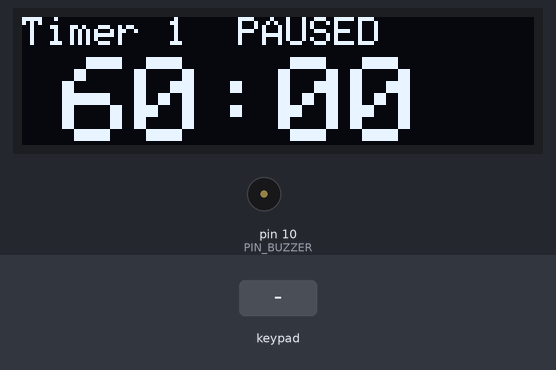
This sketch was run on a simulated Arduino Uno, built with avr-gcc and run on an emulated ATmega328P. Parts: 128×32 one-colour display, buzzer (waves = sounding, pin HIGH). Wiring (inferred from the names in the program): 2×4 keypad with keys 1 2 3 4 5 6 7 8 (labels assumed): rows pin 2, pin 3; columns pin 6, pin 7, pin 8, pin 9. Inputs (shaded band) come from the test bench. Pins used as bus, display or sensor lines are not drawn.

Above: at 1.2 s.
1.3 s: key '7' pressed
At 2.2 s:
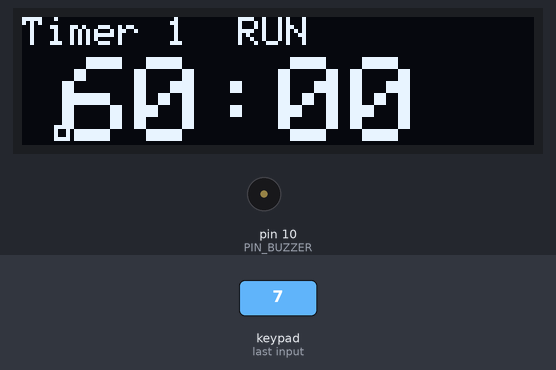
4.3 s: keypad keys 1 2 3 4 pressed 0.4 s apart
At 6.0 s:
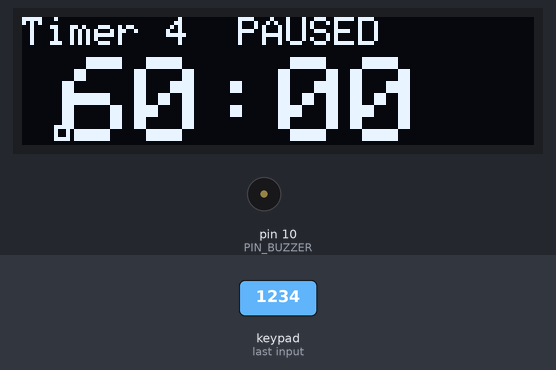
7.4 s: key '8' pressed
At 8.7 s:
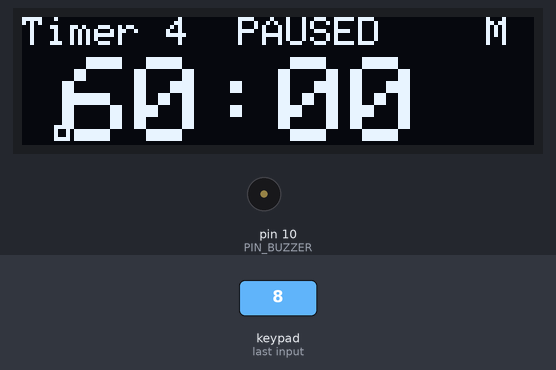
9.0 s: key '1' pressed
At 10.1 s:
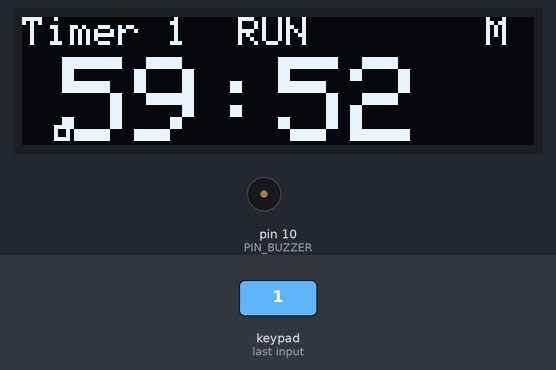
12.0 s: key '7' pressed
At 13.3 s:
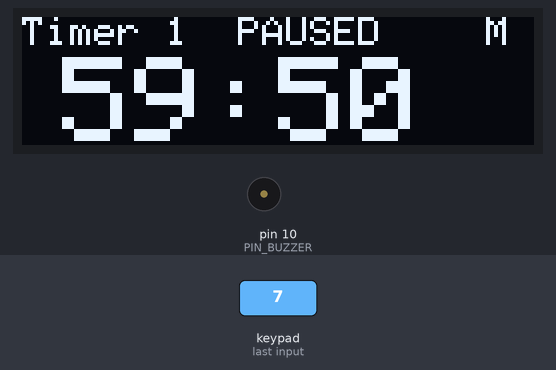
13.6 s: key '8' pressed
At 14.6 s:
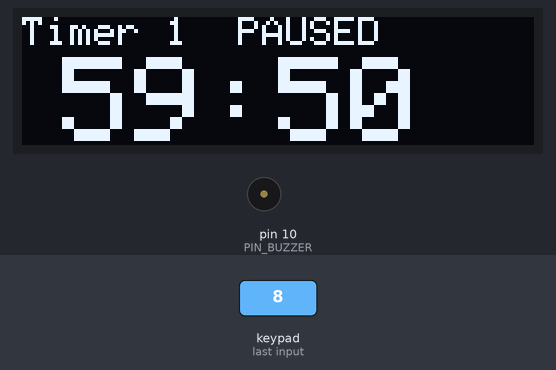
Timing chart, 0 to 16.2 s (numbered marks = the images above; inputs shaded):
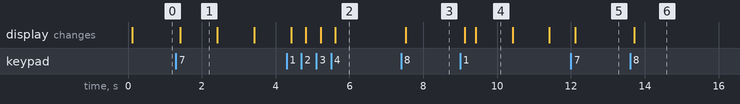

Measured:
- after the input at 1.3 s, the display: changes after 0.12 s (image 1)
- after the input at 4.3 s, the display: first differs from a run without the input after 0.52 s (image 2 shows a later state)
- after the input at 7.4 s, the display: changes after 0.12 s (image 3)
- after the input at 9.0 s, the display: first changes after 0.12 s (image 4 shows a later state)
- after the input at 12.0 s, the display: changes after 0.12 s (image 5)
- after the input at 13.6 s, the display: changes after 0.12 s (image 6)
- what the display in image 1 shows lasts 1.0 s, from 1.4 s to 2.4 s

The sketch:

PortableTimerMacropad.ino
```cpp
// ============================================================
// Portable Timer Macropad
// Seeed Studio XIAO RP2040
//
// 6 independent countdown timers, 0.91" I2C OLED, rotary encoder,
// 8 buttons (via PCF8574 I2C expander), active buzzer via 2N3904.
//
// REQUIRED LIBRARIES (install via Library Manager):
//   - Adafruit GFX Library
//   - Adafruit SSD1306
// BOARD: Seeed XIAO RP2040 (install via Arduino-Pico /
//   Earle Philhower's Board Manager URL)
//
// Buttons are wired as a diode-less 2x4 matrix (8 buttons, 6 pins).
// No I2C GPIO expander is used — all 11 usable GPIO on the XIAO are
// committed (see Config.h), so there is no headroom left for future
// RGB LEDs / battery ADC without revisiting this pin budget.
// ============================================================

#include <Wire.h>
#include "Config.h"
#include "Timer.h"
#include "ButtonMatrix.h"
#include "RotaryEncoder.h"
#include "Display.h"
#include "Buzzer.h"

Timer        timers[NUM_TIMERS];
ButtonMatrix buttons;
Display      display;
Buzzer       buzzer;

int  selectedTimer = 0;
bool muted = false;

unsigned long lastDisplayMs = 0;

void setup() {
  Serial.begin(115200);

  Wire.begin();
  Wire.setClock(400000);

  for (int i = 0; i < NUM_TIMERS; i++) {
    timers[i].begin(DEFAULT_TIMER_SECONDS);
  }

  encoder.begin(PIN_ENCODER_A, PIN_ENCODER_B);
  buzzer.begin(PIN_BUZZER);
  buttons.begin();

  if (!display.begin()) {
    Serial.println("WARNING: OLED not detected!");
  }
}

void loop() {
  // 1. Read buttons
  buttons.update();

  if (buttons.wasPressed(BTN_TIMER_1)) selectedTimer = 0;
  if (buttons.wasPressed(BTN_TIMER_2)) selectedTimer = 1;
  if (buttons.wasPressed(BTN_TIMER_3)) selectedTimer = 2;
  if (buttons.wasPressed(BTN_TIMER_4)) selectedTimer = 3;
  if (buttons.wasPressed(BTN_TIMER_5)) selectedTimer = 4;
  if (buttons.wasPressed(BTN_TIMER_6)) selectedTimer = 5;

  if (buttons.wasPressed(BTN_START_PAUSE)) {
    timers[selectedTimer].toggleRunning();
  }
  if (buttons.wasPressed(BTN_MUTE)) {
    muted = !muted;
  }

  // 2. Read rotary encoder — adjusts the currently selected timer
  int delta = encoder.readDelta();
  if (delta != 0) {
    timers[selectedTimer].adjust((long)delta * ENCODER_STEP_SECONDS);
  }

  // 3. Update all six timers (all run in the background regardless
  //    of which one is currently selected/displayed)
  for (int i = 0; i < NUM_TIMERS; i++) {
    timers[i].update();
  }

  // 4. Refresh OLED (rate-limited; only the selected timer is shown)
  unsigned long now = millis();
  if (now - lastDisplayMs >= DISPLAY_REFRESH_MS) {
    lastDisplayMs = now;
    display.render(selectedTimer, timers, NUM_TIMERS, muted);
  }

  // 5. Buzzer — sounds if ANY timer has finished, not just the
  //    selected one, so background alarms are never missed
  bool anyFinished = false;
  for (int i = 0; i < NUM_TIMERS; i++) {
    if (timers[i].isFinished()) { anyFinished = true; break; }
  }
  buzzer.update(anyFinished, muted);
}
```

ButtonMatrix.cpp
```cpp
#include "ButtonMatrix.h"

const uint8_t ButtonMatrix::_rowPins[NUM_MATRIX_ROWS] = { PIN_MATRIX_ROW0, PIN_MATRIX_ROW1 };
const uint8_t ButtonMatrix::_colPins[NUM_MATRIX_COLS] = { PIN_MATRIX_COL0, PIN_MATRIX_COL1,
                                                            PIN_MATRIX_COL2, PIN_MATRIX_COL3 };

void ButtonMatrix::begin() {
  for (uint8_t r = 0; r < NUM_MATRIX_ROWS; r++) {
    pinMode(_rowPins[r], OUTPUT);
    digitalWrite(_rowPins[r], HIGH);   // idle inactive
  }
  for (uint8_t c = 0; c < NUM_MATRIX_COLS; c++) {
    pinMode(_colPins[c], INPUT_PULLUP);
  }
  for (uint8_t i = 0; i < NUM_BUTTONS; i++) {
    _rawState[i] = _stableState[i] = false; // false = released
    _pressedEdge[i] = false;
    _lastChangeMs[i] = 0;
  }
}

void ButtonMatrix::update() {
  unsigned long now = millis();

  for (uint8_t i = 0; i < NUM_BUTTONS; i++) {
    _pressedEdge[i] = false;
  }

  for (uint8_t r = 0; r < NUM_MATRIX_ROWS; r++) {
    // Drive only this row LOW; all other rows stay HIGH (inactive)
    digitalWrite(_rowPins[r], LOW);
    delayMicroseconds(20); // let the line settle

    for (uint8_t c = 0; c < NUM_MATRIX_COLS; c++) {
      uint8_t idx = r * NUM_MATRIX_COLS + c;
      bool pressedNow = (digitalRead(_colPins[c]) == LOW); // active low

      if (pressedNow != _rawState[idx]) {
        _lastChangeMs[idx] = now;
        _rawState[idx] = pressedNow;
      }

      if (now - _lastChangeMs[idx] >= DEBOUNCE_MS) {
        if (_stableState[idx] != pressedNow) {
          bool wasReleased = !_stableState[idx];
          _stableState[idx] = pressedNow;
          if (wasReleased && pressedNow) {
            _pressedEdge[idx] = true;
          }
        }
      }
    }

    digitalWrite(_rowPins[r], HIGH);
  }
}

bool ButtonMatrix::wasPressed(uint8_t buttonIndex) const {
  if (buttonIndex >= NUM_BUTTONS) return false;
  return _pressedEdge[buttonIndex];
}
```

ButtonMatrix.h
```cpp
#pragma once
#include <Arduino.h>
#include "Config.h"

// Scans a 2x4 diode-less button matrix (8 buttons on 6 GPIO pins).
// Rows are driven LOW one at a time; columns are read with internal
// pull-ups. Safe without diodes because this application only ever
// expects one button pressed at a time — no simultaneous combos are
// required by any feature, so ghosting is not a practical concern.
class ButtonMatrix {
public:
  void begin();

  // Scans the full matrix once and updates debounced state.
  // Call every loop().
  void update();

  // True for exactly one update() cycle when a button transitions
  // from released to pressed (post-debounce).
  bool wasPressed(uint8_t buttonIndex) const;

private:
  static const uint8_t _rowPins[NUM_MATRIX_ROWS];
  static const uint8_t _colPins[NUM_MATRIX_COLS];

  bool _rawState[NUM_BUTTONS];
  bool _stableState[NUM_BUTTONS];
  bool _pressedEdge[NUM_BUTTONS];
  unsigned long _lastChangeMs[NUM_BUTTONS];
};
```

Buzzer.cpp
```cpp
#include "Buzzer.h"
#include "Config.h"

void Buzzer::begin(uint8_t pin) {
  _pin = pin;
  pinMode(_pin, OUTPUT);
  digitalWrite(_pin, LOW);
  _on = false;
  _lastToggleMs = millis();
}

void Buzzer::update(bool alarmActive, bool muted) {
  if (!alarmActive || muted) {
    if (_on) {
      digitalWrite(_pin, LOW);
      _on = false;
    }
    _lastToggleMs = millis();
    return;
  }

  unsigned long now = millis();
  unsigned long interval = _on ? BUZZER_ON_MS : BUZZER_OFF_MS;
  if (now - _lastToggleMs >= interval) {
    _on = !_on;
    digitalWrite(_pin, _on ? HIGH : LOW);
    _lastToggleMs = now;
  }
}
```

Buzzer.h
```cpp
#pragma once
#include <Arduino.h>

// Drives the active buzzer through the 2N3904 (GPIO HIGH -> base
// resistor -> transistor conducts -> buzzer sounds). Non-blocking
// beep pattern while any timer alarm is active and not muted.
class Buzzer {
public:
  void begin(uint8_t pin);
  void update(bool alarmActive, bool muted);

private:
  uint8_t _pin = 0;
  bool _on = false;
  unsigned long _lastToggleMs = 0;
};
```

Display.cpp
```cpp
#include "Display.h"
#include "Config.h"
#include <Wire.h>
#include <Adafruit_GFX.h>
#include <Adafruit_SSD1306.h>

static Adafruit_SSD1306 oled(OLED_WIDTH, OLED_HEIGHT, &Wire, -1);

bool Display::begin() {
  _connected = oled.begin(SSD1306_SWITCHCAPVCC, OLED_I2C_ADDR);
  if (_connected) {
    oled.clearDisplay();
    oled.setTextColor(SSD1306_WHITE);
    oled.display();
  }
  return _connected;
}

static void formatTime(unsigned long totalSeconds, char* buf, size_t bufLen) {
  unsigned long mins = totalSeconds / 60;
  unsigned long secs = totalSeconds % 60;
  snprintf(buf, bufLen, "%02lu:%02lu", mins, secs);
}

void Display::render(int selectedTimerIndex, Timer timers[], int numTimers, bool muted) {
  if (!_connected) return;

  Timer& t = timers[selectedTimerIndex];
  char timeBuf[8];
  formatTime(t.remaining(), timeBuf, sizeof(timeBuf));

  oled.clearDisplay();

  // Top row: which timer is selected, run state, mute state
  oled.setTextSize(1);
  oled.setCursor(0, 0);
  oled.print("Timer ");
  oled.print(selectedTimerIndex + 1);
  oled.print(t.isFinished() ? "  DONE" : (t.isRunning() ? "  RUN" : "  PAUSED"));
  if (muted) {
    oled.setCursor(OLED_WIDTH - 12, 0);
    oled.print("M");
  }

  // Big time readout
  oled.setTextSize(3);
  oled.setCursor(10, 10);
  oled.print(timeBuf);

  // Small dots along the bottom showing which of the 6 timers
  // are currently running, so background timers stay visible.
  int dotSpacing = OLED_WIDTH / numTimers;
  for (int i = 0; i < numTimers; i++) {
    int x = i * dotSpacing + dotSpacing / 2;
    int y = OLED_HEIGHT - 3;
    if (timers[i].isFinished()) {
      oled.fillRect(x - 2, y - 2, 4, 4, SSD1306_WHITE);
    } else if (timers[i].isRunning()) {
      oled.drawRect(x - 2, y - 2, 4, 4, SSD1306_WHITE);
    }
  }

  oled.display();
}
```

Display.h
```cpp
#pragma once
#include <Arduino.h>
#include "Timer.h"

class Display {
public:
  bool begin();  // returns false if the OLED doesn't ACK on the bus

  void render(int selectedTimerIndex, Timer timers[], int numTimers, bool muted);

private:
  bool _connected = false;
};
```

RotaryEncoder.cpp
```cpp
#include "RotaryEncoder.h"
#include "Config.h"

RotaryEncoder encoder;

// Standard 4x quadrature lookup table (2-bit prev state, 2-bit new state)
static const int8_t QUAD_TABLE[16] = {
   0, -1,  1,  0,
   1,  0,  0, -1,
  -1,  0,  0,  1,
   0,  1, -1,  0
};

static void isrTrampoline() {
  encoder.handleInterrupt();
}

void RotaryEncoder::begin(uint8_t pinA, uint8_t pinB) {
  _pinA = pinA;
  _pinB = pinB;

  pinMode(_pinA, INPUT_PULLUP);
  pinMode(_pinB, INPUT_PULLUP);

  _prevState = (digitalRead(_pinA) << 1) | digitalRead(_pinB);

  attachInterrupt(digitalPinToInterrupt(_pinA), isrTrampoline, CHANGE);
  attachInterrupt(digitalPinToInterrupt(_pinB), isrTrampoline, CHANGE);
}

void RotaryEncoder::handleInterrupt() {
  uint8_t state = (digitalRead(_pinA) << 1) | digitalRead(_pinB);
  uint8_t idx = (_prevState << 2) | state;
  _accumulator += QUAD_TABLE[idx & 0x0F];
  _prevState = state;
}

int RotaryEncoder::readDelta() {
  // 4 ISR transitions per mechanical detent on most encoders
  noInterrupts();
  int8_t acc = _accumulator;
  interrupts();

  int detents = acc / 4;
  if (detents != 0) {
    noInterrupts();
    _accumulator -= detents * 4;
    interrupts();
  }
  return detents;
}
```

RotaryEncoder.h
```cpp
#pragma once
#include <Arduino.h>

// Minimal interrupt-driven quadrature decoder for a standard
// mechanical rotary encoder (A, B, and an active-low push switch).
class RotaryEncoder {
public:
  void begin(uint8_t pinA, uint8_t pinB);

  // Returns +1, -1, or 0 detents since the last call, and clears
  // the internal accumulator. Call once per loop().
  int readDelta();

  // ISR — must be a static/free function; call via lambda or wrapper
  // registered in begin(). Public so attachInterrupt can reach it.
  void handleInterrupt();

private:
  uint8_t _pinA = 0, _pinB = 0;
  volatile int8_t _accumulator = 0;
  uint8_t _prevState = 0;
};

// Only one encoder instance is needed for this project; a global
// pointer lets the C-style ISR reach the instance's handler.
extern RotaryEncoder encoder;
```

Timer.cpp
```cpp
#include "Timer.h"

static const unsigned long MAX_SECONDS = 99UL * 60UL + 59UL;

void Timer::begin(unsigned long defaultSeconds) {
  _defaultSeconds   = defaultSeconds;
  _remainingSeconds = defaultSeconds;
  _running  = false;
  _finished = false;
  _lastTickMs = millis();
}

void Timer::update() {
  if (!_running || _finished) return;

  unsigned long now = millis();
  if (now - _lastTickMs >= 1000UL) {
    // Handle possible multi-second gaps (e.g. after a long ISR/display draw)
    unsigned long elapsedSec = (now - _lastTickMs) / 1000UL;
    _lastTickMs += elapsedSec * 1000UL;

    if (elapsedSec >= _remainingSeconds) {
      _remainingSeconds = 0;
      _running  = false;
      _finished = true;
    } else {
      _remainingSeconds -= elapsedSec;
    }
  }
}

void Timer::start() {
  if (_finished) return;      // must reset before restarting a finished timer
  _running = true;
  _lastTickMs = millis();
}

void Timer::pause() {
  _running = false;
}

void Timer::toggleRunning() {
  if (_running) pause();
  else start();
}

void Timer::reset() {
  _remainingSeconds = _defaultSeconds;
  _running  = false;
  _finished = false;
  _lastTickMs = millis();
}

void Timer::adjust(long deltaSeconds) {
  long newVal = (long)_remainingSeconds + deltaSeconds;
  if (newVal < 0) newVal = 0;
  if ((unsigned long)newVal > MAX_SECONDS) newVal = MAX_SECONDS;
  _remainingSeconds = (unsigned long)newVal;

  // Adjusting a finished timer clears the finished/alarm state so the
  // user can re-arm it without a full reset.
  if (_finished && _remainingSeconds > 0) {
    _finished = false;
  }
}
```

Timer.h
```cpp
#pragma once
#include <Arduino.h>

class Timer {
public:
  void begin(unsigned long defaultSeconds);

  // Call every loop() iteration; decrements remaining time once per
  // real second while running. Non-blocking (millis-based).
  void update();

  void start();
  void pause();
  void toggleRunning();
  void reset();

  // Adjust remaining time by deltaSeconds (positive or negative).
  // Clamped to [0, 99*60+59] seconds (99:59 display ceiling).
  void adjust(long deltaSeconds);

  bool isRunning() const   { return _running; }
  bool isFinished() const  { return _finished; }
  unsigned long remaining() const { return _remainingSeconds; }

private:
  unsigned long _remainingSeconds = 0;
  unsigned long _defaultSeconds   = 0;
  unsigned long _lastTickMs       = 0;
  bool _running  = false;
  bool _finished = false;
};
```

Config.h
```cpp
#pragma once

// ============================================================
// PIN MAP  (XIAO RP2040 — 11 usable GPIO, ALL 11 used, 0 free)
// ============================================================
// I2C bus for OLED (SSD1306) only — no expander needed
#define PIN_SDA           4   // D4
#define PIN_SCL           5   // D5

// Rotary encoder — direct GPIO, interrupt driven (no push switch;
// not used by the current feature set)
#define PIN_ENCODER_A     0   // D0
#define PIN_ENCODER_B     1   // D1

// Button matrix — 2 rows x 4 columns = 8 buttons on 6 pins.
// No diodes: safe because buttons are only ever pressed one at a
// time in this application (timer select / start-pause / mute).
#define PIN_MATRIX_ROW0   2   // D2
#define PIN_MATRIX_ROW1   3   // D3
#define PIN_MATRIX_COL0   6   // D6
#define PIN_MATRIX_COL1   7   // D7
#define PIN_MATRIX_COL2   8   // D8
#define PIN_MATRIX_COL3   9   // D9

// Buzzer — GPIO -> 1k base resistor -> 2N3904 base -> buzzer switched to GND
#define PIN_BUZZER        10  // D10

// NOTE: all 11 usable GPIO are now committed. No pins remain free
// for future RGB LEDs / battery ADC — revisit if you need headroom.

// ============================================================
// I2C ADDRESSES
// ============================================================
#define OLED_I2C_ADDR     0x3C

// ============================================================
// DISPLAY
// ============================================================
#define OLED_WIDTH        128
#define OLED_HEIGHT       32

// ============================================================
// BUTTON MAP (matrix index = row * NUM_MATRIX_COLS + col)
//   Row0: TIMER_1 TIMER_2 TIMER_3 TIMER_4
//   Row1: TIMER_5 TIMER_6 START_PAUSE MUTE
// ============================================================
#define NUM_MATRIX_ROWS   2
#define NUM_MATRIX_COLS   4

#define BTN_TIMER_1       0
#define BTN_TIMER_2       1
#define BTN_TIMER_3       2
#define BTN_TIMER_4       3
#define BTN_TIMER_5       4
#define BTN_TIMER_6       5
#define BTN_START_PAUSE   6
#define BTN_MUTE          7
#define NUM_BUTTONS       8
#define NUM_TIMERS        6

// ============================================================
// TIMING / BEHAVIOR
// ============================================================
#define DEFAULT_TIMER_SECONDS   (60UL * 60UL)   // 60 minutes
#define ENCODER_STEP_SECONDS    60               // 1 minute per detent
#define DEBOUNCE_MS             25
#define DISPLAY_REFRESH_MS      100
#define BUZZER_ON_MS            300
#define BUZZER_OFF_MS           700
```
